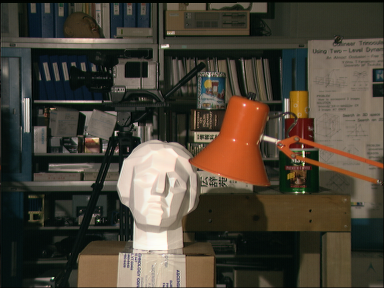
#> input picture Week3/Stereo_Matching/left.png, 384 x 288 px
$ python sm2.py
#> lines starting #> are read from the running program, lines starting #| are printed output that depends on the picture
#Phuong phap dau vao Window(SM2)
import numpy as np
from PIL import Image

def stereo_matching_ssd(left_img, right_img, kernel_size, disparity_range):

    #doc anh trai va phai roi chuyen sang grayscale
#> called with left_img = 'left.png', right_img = 'right.png', kernel_size = 5, disparity_range = 16
    left_img = Image.open(left_img).convert('L')
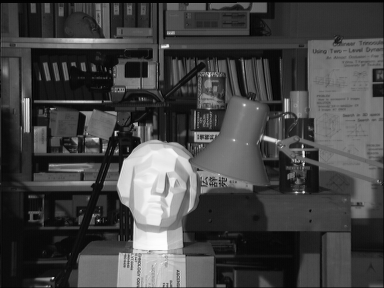
#> left_img: PIL image 384x288 L; min 0, max 253, mean 68.3
    left = np.asarray(left_img)

    right_img = Image.open(right_img).convert('L')
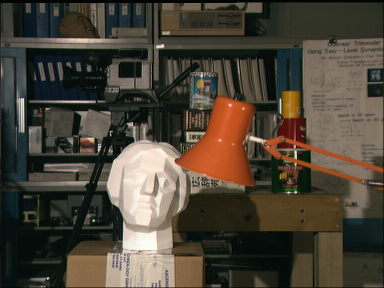
#> input picture Week3/Stereo_Matching/right.png, 384 x 288 px
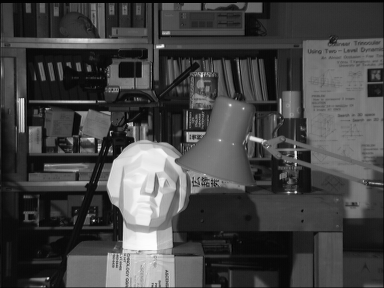
#> right_img: PIL image 384x288 L; min 0, max 254, mean 68.7
    right = np.asarray(right_img)

    #cho truoc hcieu rong va chieu cao cua anh
    height = 288
    width = 384

    #tao disparity_map
    depth = np.zeros((height, width), np.uint8)

    kernel_half = int((kernel_size - 1) / 2)
    scale = 255 / disparity_range

    for y in range(kernel_half, height - kernel_half):
        for x in range(kernel_half, width - kernel_half):

            #tim gia tri j tai do cost co gia tri min
            disparity = 0
            cost_min = 65534

            for j in range(disparity_range):
                ssd = 0
                ssd_temp = 0

                for v in range(-kernel_half, kernel_half):
                    for u in range(-kernel_half, kernel_half):
                        ssd_temp = (int(left[y + v, x + u]) - int(right[y + v, (x + u) - j])) ** 2
                        ssd += ssd_temp

                if ssd < cost_min:
                    cost_min = ssd
                    disparity = j

            #gan j cho cost_min vao disparity map
            depth[y, x] = disparity * scale
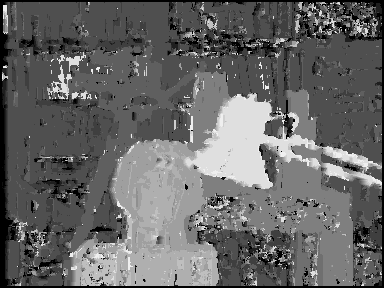
#> depth: shape (288, 384); min 0, max 239, mean 102.6
    #Chuyen du lieu tu ndarray sang kieu Imang va luu xuong file
    Image.fromarray(depth).save('disparity_map_ssd.png')

if __name__ == '__main__':
    disparity_range = 16
    kernel_size = 5
    stereo_matching_ssd('left.png', 'right.png', kernel_size, disparity_range)
